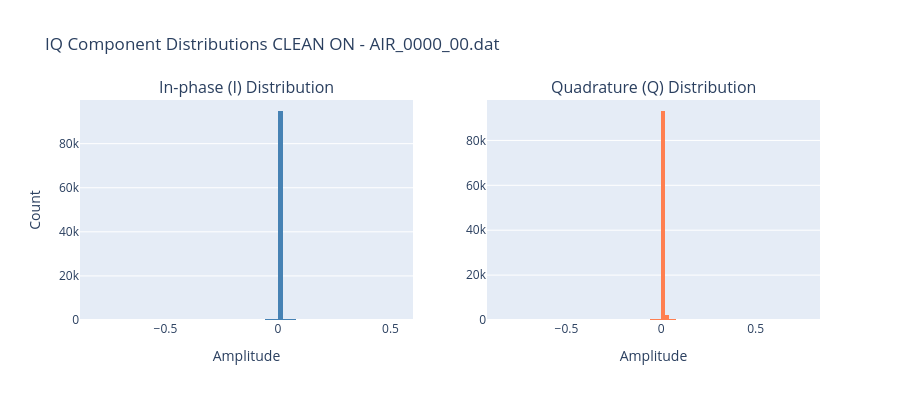

The notebook cell saved with this chart:
### Markdown cell above
#### 3.3.4 IQ Value Distributions

**Sampling strategy**: We sample 100,000 points (0.08% of 120M samples) for visualization because:
1. Reduces rendering time (plotly performance)
2. Avoids overplotting (120M points would appear as solid blob)
3. Maintains statistical representation (random sampling)
4. The full signal range is [-0.99, 0.99] (verified in section 2), but most samples are concentrated near origin (weak signal baseline)
5. Extreme values (peaks) are rare and may not appear in this sample

### Code cell
sample_file = config.DATA_DIR / "CLEAN" / "AIR_ON" / "AIR_0000_00.dat"

if sample_file.exists():
    print(f"""
============================================================
IQ VALUE DISTRIBUTION
File: {sample_file.name} ({sample_file.parent.parent.name} / {sample_file.parent.name.split('_')[1]})
============================================================""")
    
    iq_data = data_loader.load_raw_iq(sample_file)
    
    fig = make_subplots(
        rows=1, cols=2,
        subplot_titles=('In-phase (I) Distribution', 'Quadrature (Q) Distribution')
    )
    
    # 100k random points: sufficient for distribution shape, avoids plotly overplotting
    np.random.seed(42)
    sample_indices = np.random.choice(len(iq_data), size=min(100000, len(iq_data)), replace=False)
    i_sample = iq_data.real[sample_indices]
    q_sample = iq_data.imag[sample_indices]
    
    fig.add_trace(
        go.Histogram(x=i_sample, nbinsx=100, name='I', marker_color='steelblue'),
        row=1, col=1
    )
    fig.add_trace(
        go.Histogram(x=q_sample, nbinsx=100, name='Q', marker_color='coral'),
        row=1, col=2
    )
    
    fig.update_xaxes(title_text="Amplitude", row=1, col=1)
    fig.update_xaxes(title_text="Amplitude", row=1, col=2)
    fig.update_yaxes(title_text="Count", row=1, col=1)
    
    fig.update_layout(
        title=f"IQ Component Distributions CLEAN ON - {sample_file.name}",
        height=400,
        showlegend=False
    )
    save_figure(fig)
    fig.show()
    
    print(f"""
I component: mean={i_sample.mean():.4f}, std={i_sample.std():.4f}
Q component: mean={q_sample.mean():.4f}, std={q_sample.std():.4f}""")

### Figure 1 — Plotly figure (JSON) as saved in the notebook; plotly's stock layout.template omitted (floating-point values rounded to 4 significant figures; data arrays with more than 128 entries replaced by an {"elided": "..."} marker saying what was removed)
{"data": [{"marker": {"color": "steelblue"}, "name": "I", "nbinsx": 100, "type": "histogram", "x": {"elided": "100000 float values"}, "xaxis": "x", "yaxis": "y"}, {"marker": {"color": "coral"}, "name": "Q", "nbinsx": 100, "type": "histogram", "x": {"elided": "100000 float values"}, "xaxis": "x2", "yaxis": "y2"}], "layout": {"annotations": [{"font": {"size": 16}, "showarrow": false, "text": "In-phase (I) Distribution", "x": 0.225, "xanchor": "center", "xref": "paper", "y": 1, "yanchor": "bottom", "yref": "paper"}, {"font": {"size": 16}, "showarrow": false, "text": "Quadrature (Q) Distribution", "x": 0.775, "xanchor": "center", "xref": "paper", "y": 1, "yanchor": "bottom", "yref": "paper"}], "height": 400, "showlegend": false, "title": {"text": "IQ Component Distributions CLEAN ON - AIR_0000_00.dat"}, "xaxis": {"anchor": "y", "domain": [0, 0.45], "title": {"text": "Amplitude"}}, "xaxis2": {"anchor": "y2", "domain": [0.55, 1], "title": {"text": "Amplitude"}}, "yaxis": {"anchor": "x", "domain": [0, 1], "title": {"text": "Count"}}, "yaxis2": {"anchor": "x2", "domain": [0, 1]}}}
